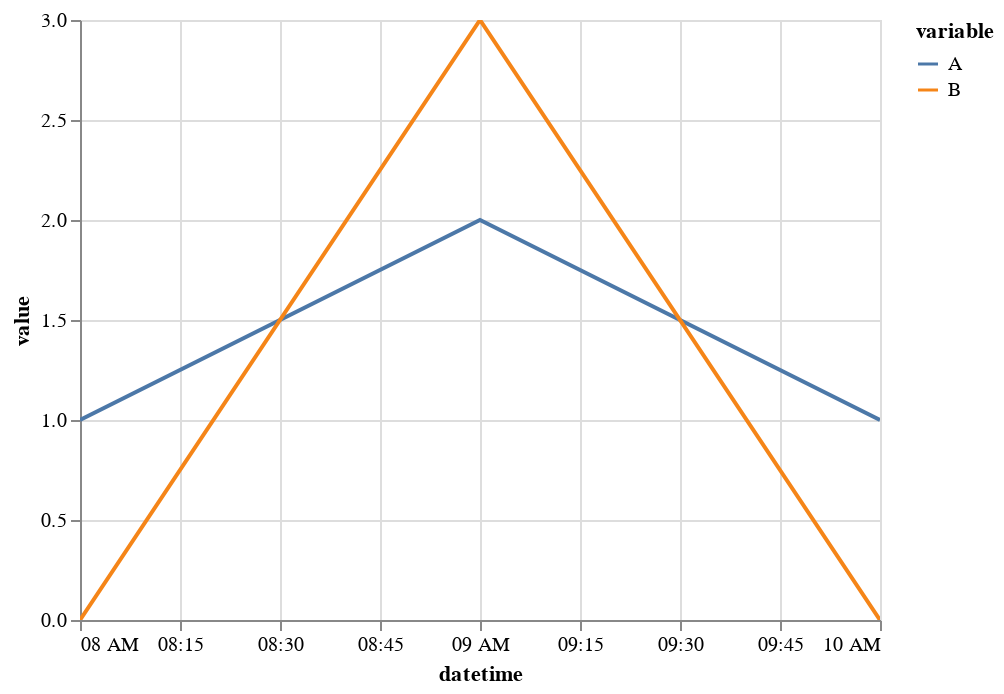

The cell this chart's notebook holds for it:
### Code cell
#We now just have to tell Altair which column to use as values and how to split the values into different colors
alt.Chart(tidy_df).mark_line().encode(
    x='datetime',
    y='value',
    color='variable',
).interactive()

### Figure 1 — Vega-Lite specification as saved in the notebook (floating-point values rounded to 4 significant figures)
{"$schema": "https://vega.github.io/schema/vega-lite/v3.4.0.json", "config": {"mark": {"tooltip": null}, "view": {"height": 300, "width": 400}}, "data": {"name": "data-c5c45d371907ede53ce02baaa10bc79e"}, "datasets": {"data-c5c45d371907ede53ce02baaa10bc79e": [{"datetime": "2019-10-09T08:00:00", "value": 1, "variable": "A"}, {"datetime": "2019-10-09T09:00:00", "value": 2, "variable": "A"}, {"datetime": "2019-10-09T10:00:00", "value": 1, "variable": "A"}, {"datetime": "2019-10-09T08:00:00", "value": 0, "variable": "B"}, {"datetime": "2019-10-09T09:00:00", "value": 3, "variable": "B"}, {"datetime": "2019-10-09T10:00:00", "value": 0, "variable": "B"}]}, "encoding": {"color": {"field": "variable", "type": "nominal"}, "x": {"field": "datetime", "type": "temporal"}, "y": {"field": "value", "type": "quantitative"}}, "mark": "line", "selection": {"selector001": {"bind": "scales", "encodings": ["x", "y"], "type": "interval"}}}
